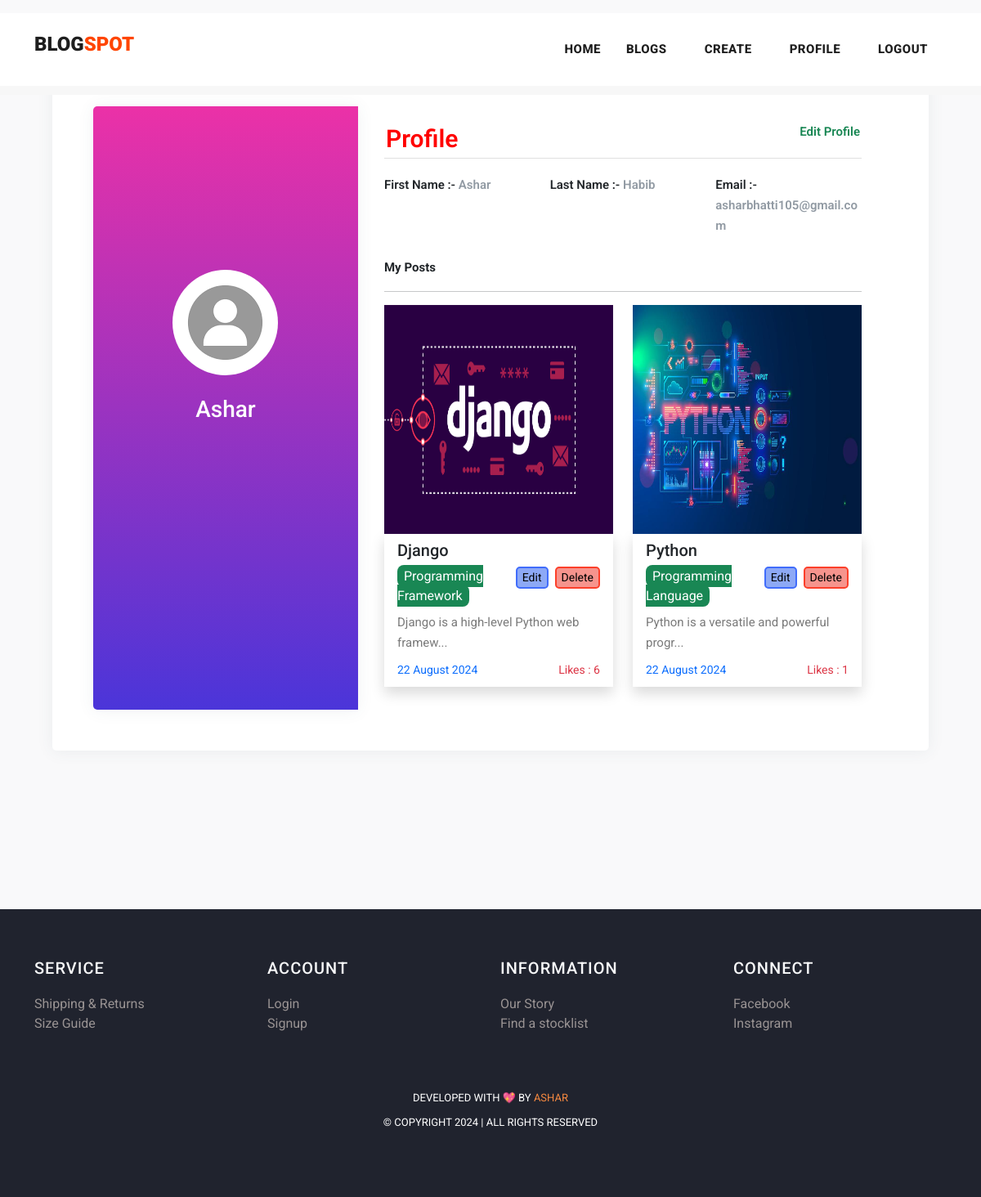
/profile/13, run on the app's committed database.
### myapp/models.py (models this page shows, shortened)
class Post(models.Model):
    postname = models.CharField(max_length=600)
    category = models.CharField(max_length=600)
    image = models.ImageField(upload_to='images/posts',blank=True,null=True)
    content = models.CharField(max_length=100000)
    time = models.CharField(default=time,max_length=100, blank=True)
    likes = models.IntegerField(null=True,blank=True,default=0)
    user = models.ForeignKey(User,on_delete=models.CASCADE)

### myapp/views.py (the view)
# urls.py: path("profile/<int:id>",views.profile,name='profile'),
def profile(request,id):
    return render(request,'profile.html',{
        'user':User.objects.get(id=id),
        'posts':Post.objects.all(),
        'media_url':settings.MEDIA_URL,
    })

### templates/profile.html (shortened to what this page needs)
{% load static %}
<!DOCTYPE html>
<html lang="en">
<head>
    <link href="https://cdn.jsdelivr.net/npm/bootstrap@5.3.0-alpha3/dist/css/bootstrap.min.css" rel="stylesheet"
>
    <link href="{% static 'vendor/bootstrap/css/bootstrap.min.css' %}" rel="stylesheet">
    <link rel="stylesheet" href="https://maxcdn.bootstrapcdn.com/bootstrap/4.0.0/css/bootstrap.min.css">
    <link href="https://cdn.jsdelivr.net/npm/bootstrap@5.3.0-alpha3/dist/css/bootstrap.min.css" rel="stylesheet"
>
    <link rel="stylesheet" href="{% static 'assets/css/fontawesome.css' %}">
    <link rel="stylesheet" href="{% static 'assets/css/templatemo-stand-blog.css' %}">
    <link rel="stylesheet" href="{% static 'assets/css/owl.css' %}">
</head>
<body>
    <header class="">
        <nav class="navbar navbar-expand-lg bg-white">
            <div class="container">
                <a class="navbar-brand" href="index.html">
                    <h2>BLOG<span style="color: orangered;">SPOT</span></h2>
                </a>
                <div class="collapse navbar-collapse" id="navbarResponsive">
                    <ul class="navbar-nav ml-auto">
                        <li>
                            <a class="nav-link" href="{% url 'index' %}">Home
                            </a>
                        </li>
                        <li class="nav-item">
                            <a class="nav-link" href="{% url 'blog' %}">Blogs</a>
                        </li>
                        {% if user.is_authenticated %}
                        <li class="nav-item">
                            <a class="nav-link" href="{% url 'create' %}">Create</a>
                        </li>
                        <li class="nav-item">
                            <a class="nav-link" href="{% url 'profile' user.id %}">Profile</a>
                        </li>
                        <li class="nav-item">
                            <a class="nav-link" href="{% url 'logout' %}">Logout</a>
                        </li>
                        {% else %}
                        <li class="nav-item">
                            <a class="nav-link" href="{% url 'signin' %}">Login</a>
                        </li>
                        {% endif %}
                    </ul>
                </div>
            </div>
        </nav>
    </header>
    <div class="mt-3">
        <div class="page-content page-container p-lg-5 p-0" id="page-content">
            <div class="padding">
                <div class="row d-flex justify-content-center">
                    <div class="col-xl-12 col-md-12" id="card">
                        <div class="card user-card-full">
                            <div class="row m-l-0 m-r-0">
                                <div class="col-sm-4 bg-c-lite-green user-profile">
                                    <div class="card-block text-center text-white">
                                        <div class="m-b-25">
                                            <img src="{% static 'assets/images/user.png' %}" class="img-radius"
                                                alt="User-Profile-Image" style="border-radius: 50%; margin-top:10rem">
                                        </div>
                                        <h6 class="f-w-800 h3" style="text-transform: capitalize;">{{user.username}}
                                        </h6>
                                    </div>
                                </div>
                                <div class="col-sm-8">
                                    <div class="card-block">
                                        <h6 class="m-b-20 p-b-5 b-b-default f-w-600"
                                            style="font-size: 30px; padding: 2px;  color: red;">Profile <a
                                                href="{% url 'profileedit' user.id %}"
                                                class="float-right text-decoration-none text-success"
                                                style="font-size: 15px;">Edit Profile</a>
                                        </h6>
                                        <div class="row">
                                            <div class="col-sm-4">
                                                <p class="m-b-10 f-w-600 text-dark">First Name :-
                                                    <span class="text-muted f-w-400">{{user.first_name}}</span>
                                                </p>
                                            </div>
                                            <div class="col-sm-4">
                                                <p class="m-b-10 f-w-600 text-dark">Last Name :-
                                                    <span class="text-muted f-w-400">{{user.last_name}}</span>
                                                </p>
                                            </div>
                                            <div class="col-sm-4">
                                                <p class="m-b-10 f-w-600 text-dark">Email :-
                                                    <span class="text-muted f-w-400">{{user.email}}</span>
                                                </p>
                                            </div>
                                        </div>
                                        <p class="large fw-bold pt-3 text-dark">My Posts</p>
                                        <hr>
                                        <div class="row row-cols-lg-2 row-cols-1">
                                            {% for post in posts%}
                                            {% if post.user_id == user.id %}
                                            <div class="col col-lg-6 col-12 mb-2">
                                                <img src="{{media_url}}{{post.image}}" alt="" height="280px"
                                                    width="100%">
                                                <div class="px-3 py-2 shadow">
                                                    <h5 style="margin-bottom:0.5rem">{{post.postname}}</h5>
                                                    <a href="{% url 'deletepost' post.id %}"><button
                                                            class="ms-2 float-right small" type="submit"
                                                            style="border:2px solid rgb(252, 63, 42); border-radius: 5px; background-color: rgb(246, 148, 141);">Delete</button></a>
                                                    <a href="{% url 'editpost' post.id %}"><button
                                                            class="float-right small" type="submit"
                                                            style="border:2px solid rgb(64, 108, 251); border-radius: 5px; background-color: rgb(141, 169, 246);">Edit</button></a>
                                                    <span
                                                        class="text-white bg-success p-1 rounded-3 px-2 rounded-2"  style="margin-bottom:2rem; cursor: pointer;">{{post.category}}</span>
                                                    <p class="mt-2">{{post.content|slice:"0:40"}}...</p>
                                                    <p class="small text-primary mt-2">{{post.time}}<span
                                                            class="text-danger float-right">Likes :
                                                            {{post.likes}}</span></p>
                                                </div>
                                            </div>
                                            {% endif %}
                                            {% endfor %}
                                        </div>
                                    </div>
                                </div>
                            </div>
                        </div>
                    </div>
                </div>
            </div>
        </div>
    </div>
    {% include 'footer.html' %}
</body>
</html>

### static/assets/css/templatemo-stand-blog.css (style rules this page uses)
body { font-family: 'Roboto', sans-serif; overflow-x: hidden; text-rendering: optimizeLegibility; -webkit-font-smoothing: antialiased; -moz-osx-font-smoothing: grayscale; }
p { margin-bottom: 0px; font-size: 15px; font-weight: 400; color: #7a7a7a; line-height: 30px; }
a { text-decoration: none!important; }
ul { padding: 0; margin: 0; list-style: none; }
h1,h2,h3,h4,h5,h6 { margin: 0px; }
header { position: absolute; z-index: 99999; width: 100%; height: 100px; background-color: #f7f7f7; -webkit-transition: all 0.3s ease-in-out 0s; -moz-transition: all 0.3s ease-in-out 0s; -o-transition: all 0.3s ease-in-out 0s; transition: all 0.3s ease-in-out 0s; }
header .navbar { padding: 25px 0px; }
.navbar .navbar-brand { float: left; margin-top: -12px; outline: none; }
.navbar .navbar-brand h2 { color: #1e1e1e; text-transform: uppercase; font-size: 24px; font-weight: 900; -webkit-transition: all .3s ease 0s; -moz-transition: all .3s ease 0s; -o-transition: all .3s ease 0s; transition: all .3s ease 0s; }
#navbarResponsive { z-index: 999; }
.navbar-collapse { text-align: center; }
.navbar .navbar-nav .nav-item { margin: 0px 15px; }
.navbar .navbar-nav a.nav-link { text-transform: capitalize; font-size: 15px; font-weight: 800; text-transform: uppercase; letter-spacing: 0.5px; color: #1e1e1e; transition: all 0.3s; }

### templates/profile.html (style rules this page uses)
body { background-color: #f9f9fa; width: 100vw; height: 100vh; }
.padding { padding: 1rem; }
.user-card-full { overflow: hidden; }
.card { border-radius: 5px; -webkit-box-shadow: 0 1px 20px 0 rgba(69, 90, 100, 0.08); box-shadow: 0 1px 20px 0 rgba(69, 90, 100, 0.08); border: none; margin-bottom: 30px; padding: 50px; }
.m-r-0 { margin-right: 0px; }
.m-l-0 { margin-left: 0px; }
.user-card-full .user-profile { border-radius: 5px 0 0 5px; }
.bg-c-lite-green { background: linear-gradient(to top, #4b35d9, #eb31a7); box-shadow: 0 1px 20px 0 rgba(69, 90, 100, 0.08); }
.user-profile { padding: 20px 0; }
.card-block { padding: 1.25rem; }
.m-b-25 { margin-bottom: 25px; }
.img-radius { border-radius: 5px; }
h6 { font-size: 14px; }
.card .card-block p { line-height: 25px; }
.b-b-default { border-bottom: 1px solid #e0e0e0; }
.m-b-20 { margin-bottom: 20px; }
.p-b-5 { padding-bottom: 5px !important; }
.m-b-10 { margin-bottom: 10px; }
.text-muted { color: #919aa3 !important; }
.f-w-600 { font-weight: 600; }

### templates/footer.html (style rules this page uses)
li { text-decoration: none; text-align: left; }
li a { color: rgb(153, 147, 147); }

### data on the page
Post: image (picture), postname "Django", category "Programming Framework", content "Django is a high-level Python web framew", time "22 August 2024", likes "6"
Post: image (picture), postname "Python", category "Programming Language", content "Python is a versatile and powerful progr", time "22 August 2024", likes "1"

### other printed values
{{ user.username }} "Ashar"
{{ user.first_name }} "Ashar"
{{ user.last_name }} "Habib"
{{ user.email }} "asharbhatti105@gmail.com"
